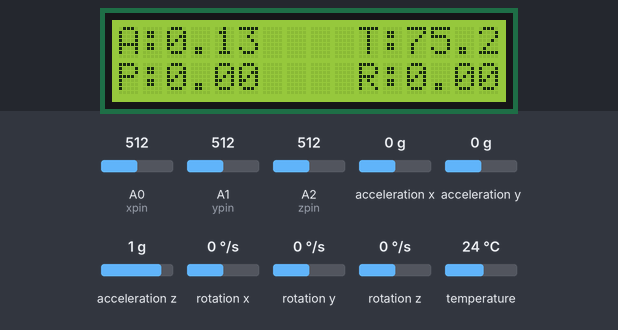
A sketch run on a simulated Arduino Uno, built with avr-gcc and run on an emulated ATmega328P. Shown: 16×2 character LCD. Inputs (shaded band) come from the test bench; at power-on: acceleration x 0 g, A0 (xpin) = 512, acceleration y 0 g, acceleration z 1 g, temperature 24 °C, A1 (ypin) = 512, A2 (zpin) = 512, rotation x 0 °/s, rotation y 0 °/s, rotation z 0 °/s. What the sketch prints to the serial monitor is not drawn.

Above: at 4.2 s.
4.3 s: acceleration x set to -1.4 g
At 5.5 s:
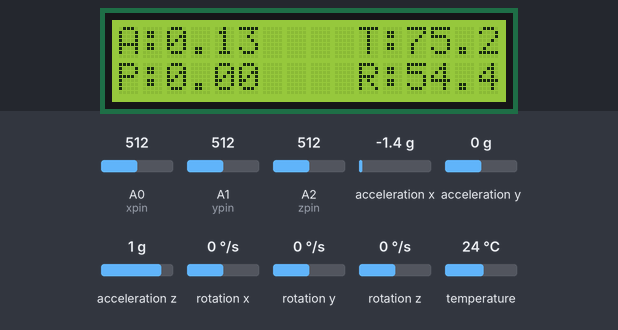
6.1 s: A0 (xpin) set to 716
At 6.6 s:
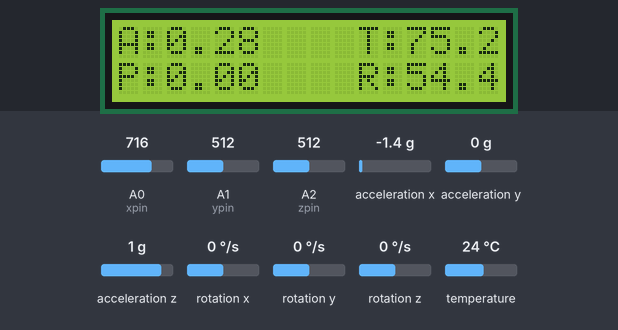
7.7 s: acceleration y set to -1.4 g
At 9.0 s:
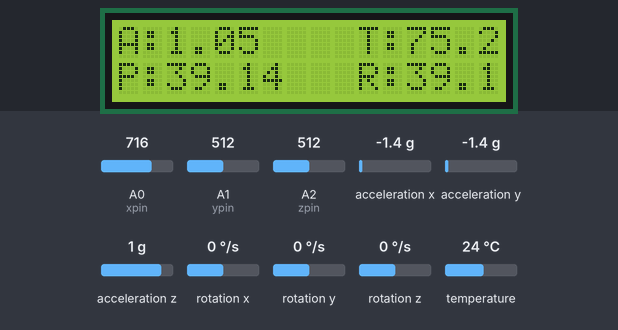
9.3 s: acceleration z set to -1.4 g
At 10.6 s:
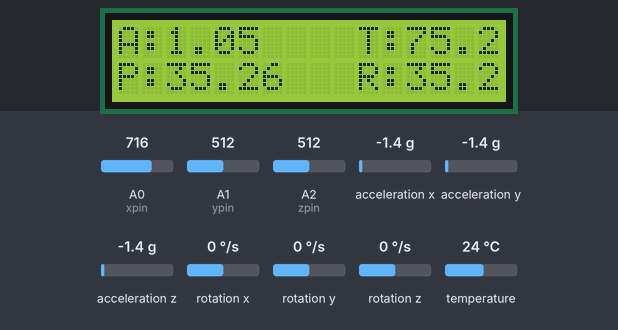
11.0 s: A0 (xpin) set to 992
At 12.2 s:
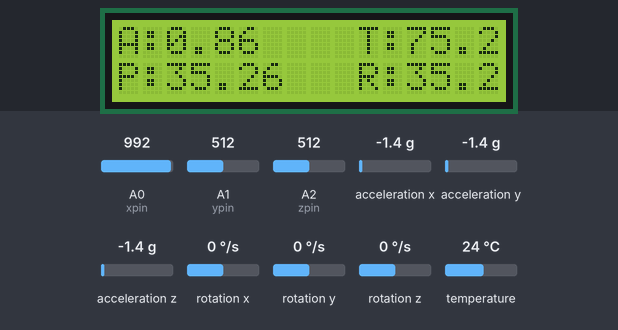
12.6 s: temperature set to 12 °C
At 13.7 s:
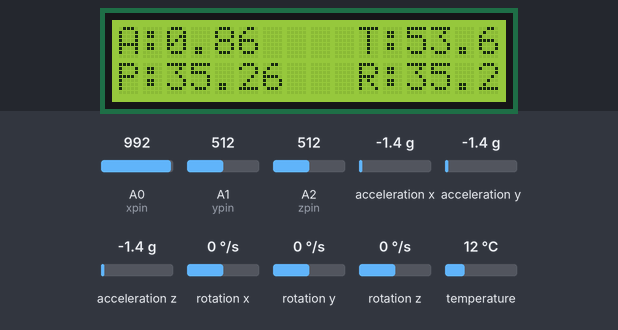
Timing chart, 0 to 15.2 s (numbered marks = the images above; inputs shaded):
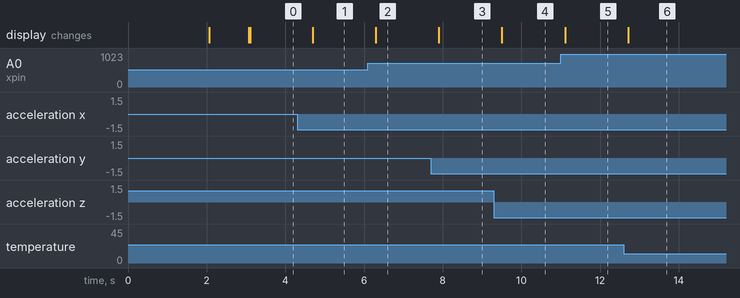

Measured:
- after the input at 4.3 s, the display: changes after 0.40 s (image 1)
- after the input at 6.1 s, the display: changes after 0.19 s (image 2)
- after the input at 7.7 s, the display: changes after 0.19 s (image 3)
- after the input at 9.3 s, the display: changes after 0.20 s (image 4)
- after the input at 11.0 s, the display: changes after 0.11 s (image 5)
- after the input at 12.6 s, the display: changes after 0.12 s (image 6)

The sketch:

FinalCodeWOmqtt.ino
```cpp
#include <LiquidCrystal.h>
#include "Wire.h"
#include <MPU6050_light.h>

const int xpin = A0;    //analog pins for ADXL335
const int ypin = A1;
const int zpin = A2;

const int rs = 12, en = 11, d4 = 5, d5 = 4, d6 = 3, d7 = 2;
LiquidCrystal lcd(rs, en, d4, d5, d6, d7);

MPU6050 mpu(Wire);
unsigned long timer = 0;

#define filter_alpha 0.05

void setup() {
  Serial.begin(9600);
  lcd.begin(16, 2);   //setting lcd screen dimendions
  Wire.begin();

  byte status = mpu.begin();
  Serial.print(F("MPU6050 status: "));
  Serial.println(status);
  while(status!=0){ } //stop everything if could not connect to MPU6050

  Serial.println(F("Calculating offsets, do not move MPU6050"));    //begin calibrating mpu6050
  lcd.setCursor(0,0);
  lcd.print("Do not move");
  lcd.setCursor(0,1);
  lcd.print("the MPU6050");
  delay(1000);
  mpu.calcOffsets(); // gyro and accelero calibration
  Serial.println("Done!\n");
  lcd.clear();
  lcd.setCursor(0,0);
  lcd.print("Done!");
  delay(1000);
  lcd.clear();
}

void loop() {
  mpu.update();   //gather data from mpu6050

  int rawax = analogRead(xpin);   // ADXL335 data
  delay(1);
  int raway = analogRead(ypin);
  delay(1);
  int rawaz = analogRead(zpin);
  delay(1);

  float gyroAx = mpu.getAccX();   //mpu6050 acceleration/g-force data
  delay(1);
  float gyroAy = mpu.getAccY();
  delay(1);
  float gyroAz = mpu.getAccZ();
  delay(1);

  float pitch = mpu.getAngleX();    //mpu6050 gyro data
  delay(1);
  float roll = mpu.getAngleY();
  delay(1);
  float yaw = mpu.getAngleZ();
  delay(1);
  float temp = (((mpu.getTemp())*(1.8))+32);    //mpu6050 temperature data converted to farenheit
  delay(1);

  float accAx = 0.0144*rawax-4.79;   //ADXL335 transfer function
  float accAy = 0.0152*raway-5.03;
  float accAz = 0.0150*rawaz-5.14;

  float filteredAcc = (filter_alpha * accAx) + ((1 - filter_alpha) * gyroAy);   //complementary filter function

  Serial.print("Ax: "); Serial.print(accAx);   //print ADXL335 data
  Serial.print("\t");
  Serial.print("Gyro Ay: "); Serial.print(gyroAy);    //print mpu6050 acceleration data
  Serial.print("\t");
  Serial.print("Filtered Acc: "); Serial.print(filteredAcc);    //print filtered acceleration data
  Serial.print("\t");
  Serial.print("Pitch: "); Serial.print(pitch);    //print mpu6050 gyro data
  Serial.print("\t");
  Serial.print("Roll: "); Serial.print(roll);
  Serial.print("\t");
  Serial.print("Temp: "); Serial.print(temp);    //print mpu6050 temperature data
  Serial.print("\n");

  lcd.setCursor(0,0);   //sending data to lcd screen
  lcd.print("A:");
  lcd.setCursor(2,0);
  lcd.print(abs(filteredAcc));
  lcd.setCursor(10,0);
  lcd.print("T:");
  lcd.setCursor(12,0);
  lcd.print(temp);
  lcd.setCursor(0,1);
  lcd.print("P:");
  lcd.setCursor(2,1);
  lcd.print(abs(pitch));
  lcd.setCursor(10,1);
  lcd.print("R:");
  lcd.setCursor(12,1);
  lcd.print(abs(roll));

  delay(500);   //sending data every half second, any quicker overloads the system
}
```
